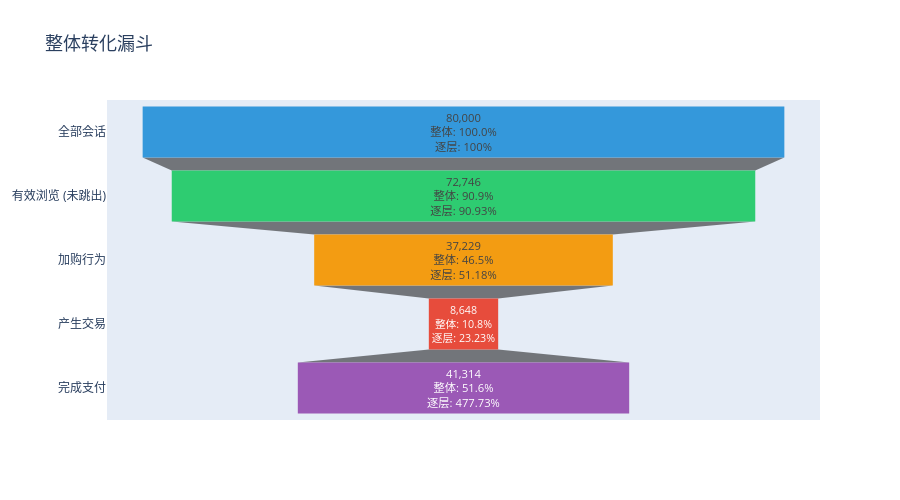

The code cell stored with this chart in its notebook:
### Markdown cell above
## 2. 整体转化漏斗

### Code cell
# 计算各漏斗层级
total_sessions = len(sessions)
engaged = sessions[sessions['bounced'] == 0]  # 非跳出 = 看了 2 页以上
total_engaged = len(engaged)
cart_sessions = sessions[sessions['cart_additions'] > 0]
total_cart = len(cart_sessions)
converted_sessions = sessions[sessions['converted'] == 1]
total_converted = len(converted_sessions)

# 已支付订单（合并 sessions 和 transactions 的逻辑）
# converted=1 的 session 中，实际在 transactions 中完成的
converted_customers = converted_sessions['customer_id'].unique()
conv_txn = completed_txn[completed_txn['customer_id'].isin(converted_customers)]
total_completed = conv_txn['transaction_id'].nunique()

funnel = pd.DataFrame({
    '阶段': ['全部会话', '有效浏览\n(未跳出)', '加购行为', '产生交易', '完成支付'],
    '数量': [total_sessions, total_engaged, total_cart, total_converted, total_completed]
})
funnel['整体转化率'] = (funnel['数量'] / total_sessions * 100).round(2)
funnel['逐层转化率'] = [100.0] + [
    funnel['数量'].iloc[i] / funnel['数量'].iloc[i-1] * 100
    for i in range(1, len(funnel))
]
funnel['逐层转化率'] = funnel['逐层转化率'].round(2)

# Plotly 漏斗图
fig = go.Figure()
fig.add_trace(go.Funnel(
    y=funnel['阶段'],
    x=funnel['数量'],
    textposition='inside',
    texttemplate='%{value:,.0f}<br>整体: %{customdata:.1f}%<br>逐层: %{hovertext}%',
    customdata=funnel['整体转化率'],
    hovertext=funnel['逐层转化率'],
    marker=dict(
        color=['#3498db', '#2ecc71', '#f39c12', '#e74c3c', '#9b59b6'],
        line=dict(width=0)
    )
))
fig.update_layout(
    title=dict(text='整体转化漏斗', font=dict(size=18)),
    height=500
)
fig.show()

print("=== 漏斗数据 ===")
print(funnel.to_string(index=False))

# 最大流失环节
drops = [funnel['数量'].iloc[i-1] - funnel['数量'].iloc[i] for i in range(1, len(funnel))]
drop_stages = [f"{funnel['阶段'].iloc[i-1].replace(chr(10),' ')} → {funnel['阶段'].iloc[i].replace(chr(10),' ')}"
               for i in range(1, len(funnel))]
max_drop_idx = drops.index(max(drops))
print(f"\n最大流失环节: {drop_stages[max_drop_idx]} (流失 {drops[max_drop_idx]:,})")

### Figure 1 — Plotly figure (JSON) as saved in the notebook; plotly's stock layout.template omitted (floating-point values rounded to 4 significant figures)
{"data": [{"customdata": [100, 90.93, 46.54, 10.81, 51.64], "hovertext": [100, 90.93, 51.18, 23.23, 477.7], "marker": {"color": ["#3498db", "#2ecc71", "#f39c12", "#e74c3c", "#9b59b6"], "line": {"width": 0}}, "textposition": "inside", "texttemplate": "%{value:,.0f}<br>整体: %{customdata:.1f}%<br>逐层: %{hovertext}%", "type": "funnel", "x": [80000, 72746, 37229, 8648, 41314], "y": ["全部会话", "有效浏览\n(未跳出)", "加购行为", "产生交易", "完成支付"]}], "layout": {"height": 500, "title": {"font": {"size": 18}, "text": "整体转化漏斗"}}}
